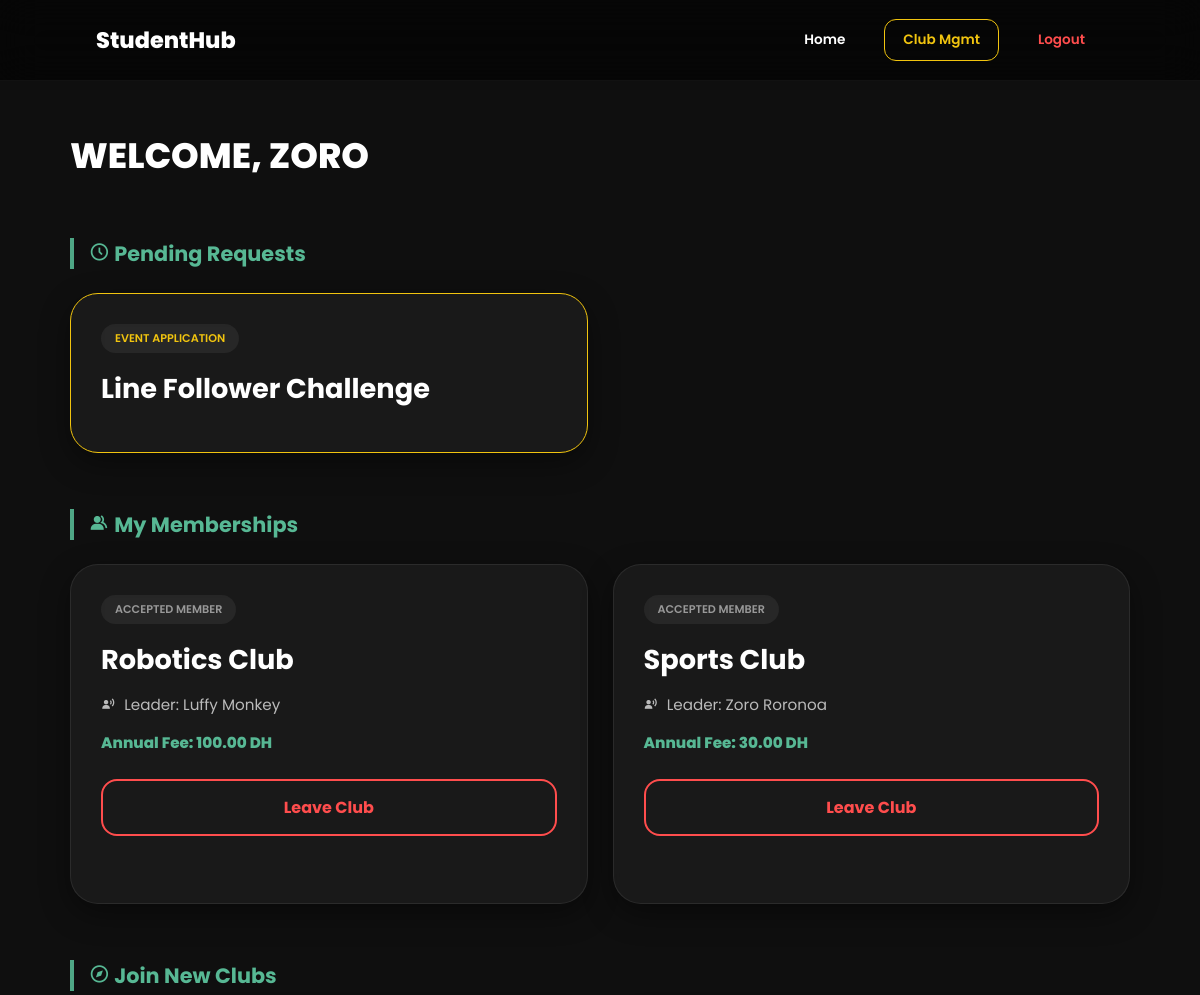
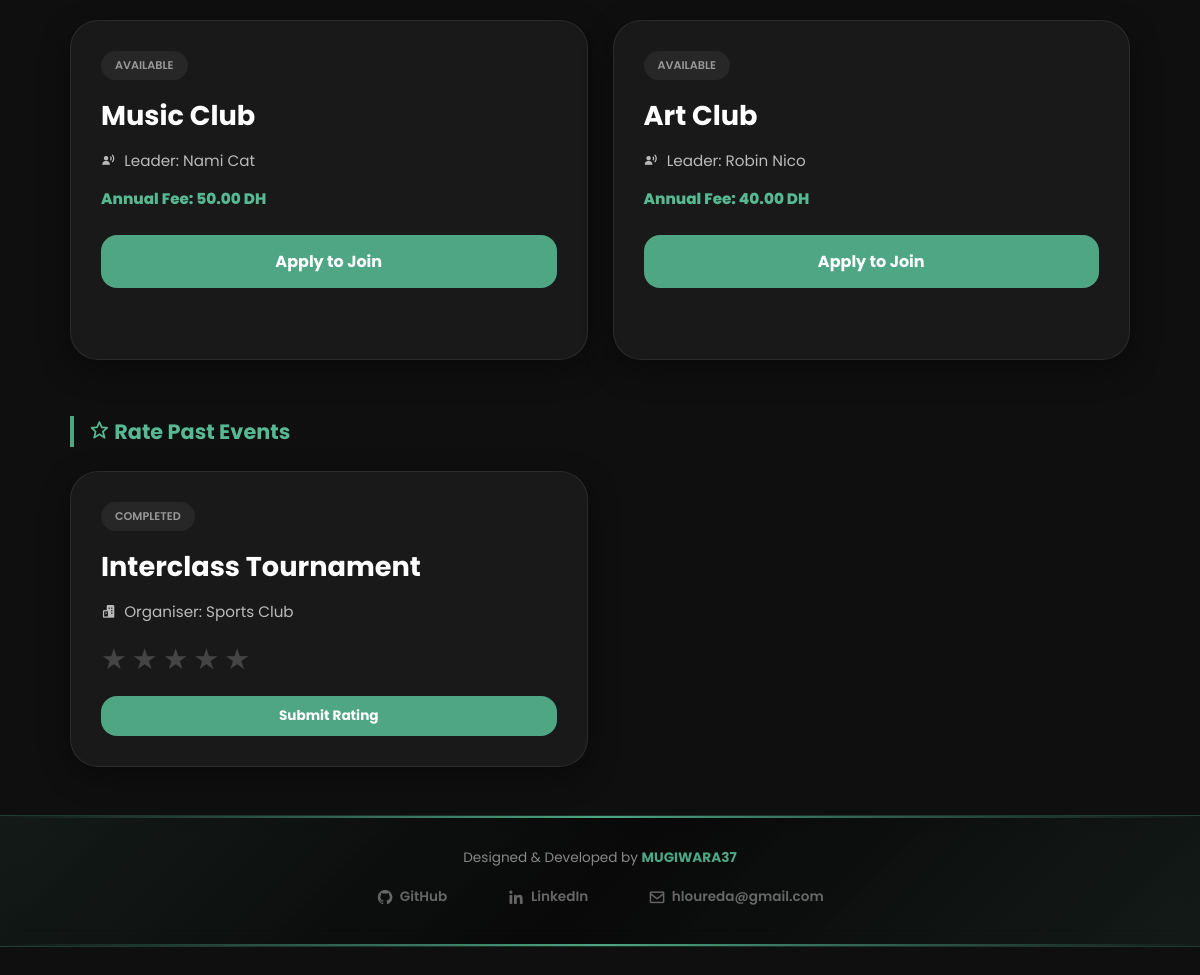
/pages/general/home.php (signed in), run on the app's committed database (2 pictures, top to bottom).
### tables this page shows
CREATE TABLE EVENEMENT (
    event_id            INT           NOT NULL AUTO_INCREMENT,
    event_name          VARCHAR(255)  NOT NULL,
    event_type          VARCHAR(100),
    event_date_start    DATETIME      NOT NULL,
    event_date_end      DATETIME      NOT NULL,
    place               VARCHAR(255),
    participation_fees  DECIMAL(10,2) DEFAULT 0,
    event_budget        DECIMAL(12,2) DEFAULT 0,
    club_id             INT           NOT NULL,
    status              ENUM('pending','approved','PLANNED','OPEN','CLOSED','CANCELLED','POSTPONED','DONE','DRAFT','ARCHIVED') DEFAULT 'pending',
    PRIMARY KEY (event_id),
    KEY idx_event_club (club_id),
    CONSTRAINT fk_event_club
        FOREIGN KEY (club_id)
        REFERENCES CLUB(club_id)
        ON UPDATE CASCADE
        ON DELETE CASCADE,
    CONSTRAINT chk_event_dates CHECK (event_date_end >= event_date_start)
);

CREATE TABLE CLUB (
    club_id          INT           NOT NULL AUTO_INCREMENT,
    club_name        VARCHAR(255)  NOT NULL,
    descriptoin      TEXT,                      
    incs_fees        DECIMAL(10,2) DEFAULT 0,   
    id_admin_etudiant    VARCHAR(50)   NOT NULL,
    PRIMARY KEY (club_id),
    KEY idx_club_admin (id_admin_etudiant),
    CONSTRAINT fk_club_admin_etudiant
        FOREIGN KEY (id_admin_etudiant)
        REFERENCES ETUDIANT(etudiant_id)
        ON UPDATE CASCADE
        ON DELETE RESTRICT
);

CREATE TABLE ETUDIANT (
    etudiant_id   VARCHAR(50)  NOT NULL,
    fist_name     VARCHAR(50)  NOT NULL,    
    last_name     VARCHAR(50)  NOT NULL,
    privilege     VARCHAR(1)   NOT NULL,
    classe        VARCHAR(6)   NOT NULL,
    email         VARCHAR(150) NOT NULL,
    password      VARCHAR(150) NOT NULL,
    PRIMARY KEY (etudiant_id),
    UNIQUE KEY uq_etudiant_email (email)
);

### pages/general/home.php (the view, shortened to what this page needs)
<?php
require_once '../../includes/db.php';
$etudiant_id = $_SESSION['etudiant_id'];
$first_name = $_SESSION['first_name'] ?? 'User';
$user_priv = $_SESSION['privilege'] ?? 'S';
$is_club_admin = ($user_priv === 'C');
try {
    $stmt2 = $pdo->prepare("SELECT c.*, e.fist_name, e.last_name FROM CLUB c
                            JOIN ETUDIANT_CLUB ec ON c.club_id = ec.club_id
                            JOIN ETUDIANT e ON c.id_admin_etudiant = e.etudiant_id
                            WHERE ec.etudiant_id = ? AND ec.status = 'accepted'");
    $stmt2->execute([$etudiant_id]);
    $my_clubs = $stmt2->fetchAll();
    $stmt_r = $pdo->prepare("SELECT e.*, c.club_name, ee.student_rating
                             FROM EVENEMENT e
                             JOIN EVENEMENT_ETUDIANT ee ON e.event_id = ee.event_id
                             JOIN CLUB c ON e.club_id = c.club_id
                             WHERE ee.etudiant_id = ?
                             AND ee.status = 'accepted'
                             AND e.event_date_end < NOW()
                             AND (ee.student_rating IS NULL OR ee.student_rating = 0)");
    $stmt_r->execute([$etudiant_id]);
    $past_events = $stmt_r->fetchAll();
    $stmt_p1 = $pdo->prepare("SELECT c.club_name FROM CLUB c JOIN ETUDIANT_CLUB ec ON c.club_id = ec.club_id WHERE ec.etudiant_id = ? AND ec.status = 'pending'");
    $stmt_p1->execute([$etudiant_id]);
    $pending_clubs = $stmt_p1->fetchAll();
    $stmt_p2 = $pdo->prepare("SELECT e.event_name FROM EVENEMENT e JOIN EVENEMENT_ETUDIANT ee ON e.event_id = ee.event_id WHERE ee.etudiant_id = ? AND ee.status = 'pending'");
    $stmt_p2->execute([$etudiant_id]);
    $pending_events = $stmt_p2->fetchAll();
    $stmt4 = $pdo->prepare("SELECT c.*, e.fist_name, e.last_name FROM CLUB c
                            JOIN ETUDIANT e ON c.id_admin_etudiant = e.etudiant_id
                            WHERE c.club_id NOT IN (SELECT club_id FROM ETUDIANT_CLUB WHERE etudiant_id = ? AND status = 'accepted')");
    $stmt4->execute([$etudiant_id]);
    $other_clubs = $stmt4->fetchAll();
} catch (PDOException $e) { die("Database Error: " . $e->getMessage()); }
?>
<!DOCTYPE html>
<html lang="en">
<head>
    <link href="https://unpkg.com/boxicons@2.1.4/css/boxicons.min.css" rel="stylesheet">
    <link rel="stylesheet" href="home.css">
</head>
<body>
    <nav class="navbar">
        <div style="font-weight: 800; font-size: 1.4rem; color: #fff;">StudentHub</div>
        <div class="nav-links">
            <a href="home.php" class="nav-btn">Home</a>
            <?php if ($is_club_admin): ?>
                <a href="../club/club_admin.php" class="nav-btn admin-link" style="color:var(--admin); border-color:var(--admin);">Club Mgmt</a>
            <?php endif; ?>
            <a href="../../pages/auth/logout.php" class="nav-btn logout-btn" style="color:var(--danger);">Logout</a>
        </div>
    </nav>
    <div class="container">
        <h1 style="font-size: 2.2rem; margin-bottom: 30px; font-weight: 800;">WELCOME, <?php echo strtoupper(htmlspecialchars($first_name)); ?></h1>
        <?php if(!empty($pending_clubs) || !empty($pending_events)): ?>
        <h3 class="section-title"><i class='bx bx-time-five'></i> Pending Requests</h3>
        <div class="grid">
            <?php foreach($pending_events as $pe): ?>
                <div class="card" style="min-height:150px; border-color:var(--admin)">
                    <div class="badge" style="color:var(--admin)">Event Application</div>
                    <h2><?php echo htmlspecialchars($pe['event_name']); ?></h2>
                </div>
            <?php endforeach; ?>
        </div>
        <?php endif; ?>
        <h3 class="section-title"><i class='bx bxs-group'></i> My Memberships</h3>
        <div class="grid">
            <?php foreach($my_clubs as $club): ?>
                <div class="card">
                    <div class="card-content">
                        <div class="badge">Accepted Member</div>
                        <h2><?php echo htmlspecialchars($club['club_name']); ?></h2>
                        <div class="info-row"><i class='bx bxs-user-voice'></i> Leader: <?php echo htmlspecialchars($club['fist_name'] . " " . $club['last_name']); ?></div>
                        <div class="price-tag">Annual Fee: <?php echo (!empty($club['incs_fees']) && $club['incs_fees'] > 0) ? $club['incs_fees'] . " DH" : "Free"; ?></div>
                    </div>
                    <form method="POST" onsubmit="return confirm('Leave this club?')">
                        <button type="submit" name="leave_club" class="btn btn-unreg">Leave Club</button>
                    </form>
                </div>
            <?php endforeach; ?>
        </div>
        <h3 class="section-title"><i class='bx bx-compass'></i> Join New Clubs</h3>
        <div class="grid">
            <?php foreach($other_clubs as $club): ?>
                <div class="card">
                    <div class="card-content">
                        <div class="badge">Available</div>
                        <h2><?php echo htmlspecialchars($club['club_name']); ?></h2>
                        <div class="info-row"><i class='bx bxs-user-voice'></i> Leader: <?php echo htmlspecialchars($club['fist_name'] . " " . $club['last_name']); ?></div>
                        <div class="price-tag">Annual Fee: <?php echo ($club['incs_fees'] > 0) ? $club['incs_fees'] . " DH" : "Free"; ?></div>
                    </div>
                    <form method="POST">
                        <button type="submit" name="request_join_club" class="btn">Apply to Join</button>
                    </form>
                </div>
            <?php endforeach; ?>
        </div>
        <?php if(!empty($past_events)): ?>
        <h3 class="section-title"><i class='bx bx-star'></i> Rate Past Events</h3>
        <div class="grid">
            <?php foreach($past_events as $re): ?>
                <div class="card" style="min-height: 250px;">
                    <div class="card-content">
                        <div class="badge">Completed</div>
                        <h2><?php echo htmlspecialchars($re['event_name']); ?></h2>
                        <div class="info-row"><i class='bx bxs-buildings'></i> Organiser: <?php echo htmlspecialchars($re['club_name']); ?></div>
                        <form method="POST">
                            <div class="rating-wrapper">
                                <input type="radio" name="rating" value="5" id="r5_<?php echo $re['event_id']; ?>" required><label for="r5_<?php echo $re['event_id']; ?>"></label>
                                <input type="radio" name="rating" value="4" id="r4_<?php echo $re['event_id']; ?>"><label for="r4_<?php echo $re['event_id']; ?>"></label>
                                <input type="radio" name="rating" value="3" id="r3_<?php echo $re['event_id']; ?>"><label for="r3_<?php echo $re['event_id']; ?>"></label>
                                <input type="radio" name="rating" value="2" id="r2_<?php echo $re['event_id']; ?>"><label for="r2_<?php echo $re['event_id']; ?>"></label>
                                <input type="radio" name="rating" value="1" id="r1_<?php echo $re['event_id']; ?>"><label for="r1_<?php echo $re['event_id']; ?>"></label>
                            </div>
                            <button type="submit" name="submit_student_rating" class="btn" style="padding: 10px; margin-top: 15px; font-size: 0.85rem;">Submit Rating</button>
                        </form>
                    </div>
                </div>
                <?php endforeach; ?>
            </div>
            <?php endif; ?>
        </div>
        <footer class="footer">
            <p>Designed & Developed by <span>MUGIWARA37</span></p>
            <div class="footer-links">
                <a href="https://github.com/MUGIWARA37" target="_blank">
                    <i class='bx bxl-github'></i> GitHub
                </a>
                <a href="https://www.linkedin.com/in/rida-hlou-581b4a36a/" target="_blank">
                    <i class='bx bxl-linkedin'></i> LinkedIn
                </a>
                <a href="mailto:hloureda@gmail.com">
                    <i class='bx bx-envelope'></i> hloureda@gmail.com
                </a>
            </div>
        </footer>
</body>
</html>

### pages/general/home.css (style rules this page uses)
:root { --primary: #4EA685; --secondary: #57B894; --danger: #ff4d4d; --admin: #f1c40f; --glass: rgba(30, 30, 30, 0.7); --border: rgba(255, 255, 255, 0.08); }
* { margin: 0; padding: 0; box-sizing: border-box; font-family: 'Poppins', sans-serif; scroll-behavior: smooth; }
body { background: linear-gradient(rgba(0,0,0,0.94), rgba(0,0,0,0.94)), url('https://images.unsplash.com/photo-1542601906990-b4d3fb778b09?q=80&w=2013'); background-size: cover; background-attachment: fixed; color: #fff; min-height: 100vh; padding-bottom: 50px; }
.navbar { display: flex; justify-content: space-between; align-items: center; padding: 1.2rem 8%; background: rgba(0, 0, 0, 0.6); backdrop-filter: blur(20px); border-bottom: 1px solid rgba(255,255,255,0.05); position: sticky; top: 0; z-index: 1000; }
.nav-links { display: flex; align-items: center; gap: 20px; }
.nav-btn { text-decoration: none; color: #fff; padding: 10px 18px; border-radius: 12px; font-size: 0.85rem; font-weight: 600; transition: 0.3s; border: 1px solid transparent; }
.container { max-width: 1100px; margin: 3rem auto; padding: 0 20px; }
.section-title { margin: 3.5rem 0 1.5rem; font-size: 1.3rem; font-weight: 700; color: var(--secondary); border-left: 4px solid var(--primary); padding-left: 15px; }
.grid { display: grid; grid-template-columns: repeat(auto-fill, minmax(340px, 1fr)); gap: 25px; }
.card { background: var(--glass); backdrop-filter: blur(20px); border: 1px solid var(--border); border-radius: 28px; padding: 30px; transition: 0.4s; display: flex; flex-direction: column; min-height: 340px; box-shadow: 0 10px 30px rgba(0,0,0,0.4); }
.card h2 { font-size: 1.7rem; font-weight: 700; margin-bottom: 12px; }
.btn { background: var(--primary); color: white; border: none; padding: 14px; border-radius: 16px; cursor: pointer; font-weight: 700; width: 100%; transition: 0.3s; font-size: 1rem; margin-top: 25px; }
.btn-unreg { background: transparent; border: 2px solid var(--danger); color: var(--danger); }
.badge { background: rgba(255,255,255,0.06); color: #999; padding: 6px 14px; border-radius: 20px; font-size: 0.7rem; font-weight: 600; width: fit-content; margin-bottom: 15px; text-transform: uppercase; }
.info-row { display: flex; align-items: center; gap: 8px; margin-top: 10px; font-size: 0.95rem; opacity: 0.7; }
.price-tag { font-size: 0.95rem; color: var(--secondary); font-weight: 800; margin-top: 15px; }
.rating-wrapper { display: flex; flex-direction: row-reverse; justify-content: flex-end; gap: 5px; margin-top: 15px; }
.rating-wrapper label { cursor: pointer; font-size: 1.8rem; color: #444; }
.rating-wrapper label:before { content: '\2605'; }
.footer { text-align: center; padding: 2rem 3rem; margin-top: 3rem; background: linear-gradient(135deg, rgba(78,166,133,0.08) 0%, rgba(0,0,0,0.4) 50%, rgba(78,166,133,0.08) 100%); border-top: 1px solid rgba(78,166,133,0.25); border-bottom: 1px solid rgba(78,166,133,0.25); backdrop-filter: blur(10px); display: flex; flex-direction: column; align-items: center; justify-content: center; gap: 12px; position: relative; overflow: hidden; }
.footer::before { content: ""; position: absolute; top: 0; left: 0; right: 0; height: 2px; background: linear-gradient(90deg, transparent, var(--primary), transparent); }
.footer::after { content: ""; position: absolute; bottom: 0; left: 0; right: 0; height: 2px; background: linear-gradient(90deg, transparent, var(--primary), transparent); }
.footer p { color: #888; font-size: 0.85rem; margin: 0; }
.footer span { color: var(--primary); font-weight: 700; }
.footer-links { display: flex; justify-content: center; align-items: center; gap: 30px; }
.footer-links a { color: #666; text-decoration: none; display: flex; align-items: center; gap: 6px; font-size: 0.85rem; font-weight: 600; transition: 0.3s; padding: 6px 14px; border-radius: 20px; border: 1px solid transparent; }
.footer-links a i { font-size: 1.1rem; }

### data on the page
evenement: event_name "Line Follower Challenge"
club: club_name "Robotics Club", id_admin_etudiant.last_name "Luffy Monkey", incs_fees "100.00"
club: club_name "Sports Club", id_admin_etudiant.last_name "Zoro Roronoa", incs_fees "30.00"
club: club_name "Music Club", id_admin_etudiant.last_name "Nami Cat", incs_fees "50.00"
club: club_name "Art Club", id_admin_etudiant.last_name "Robin Nico", incs_fees "40.00"

### other printed values
$first_name "ZORO"
$re['event_name'] "Interclass Tournament"
$re['club_name'] "Sports Club"
